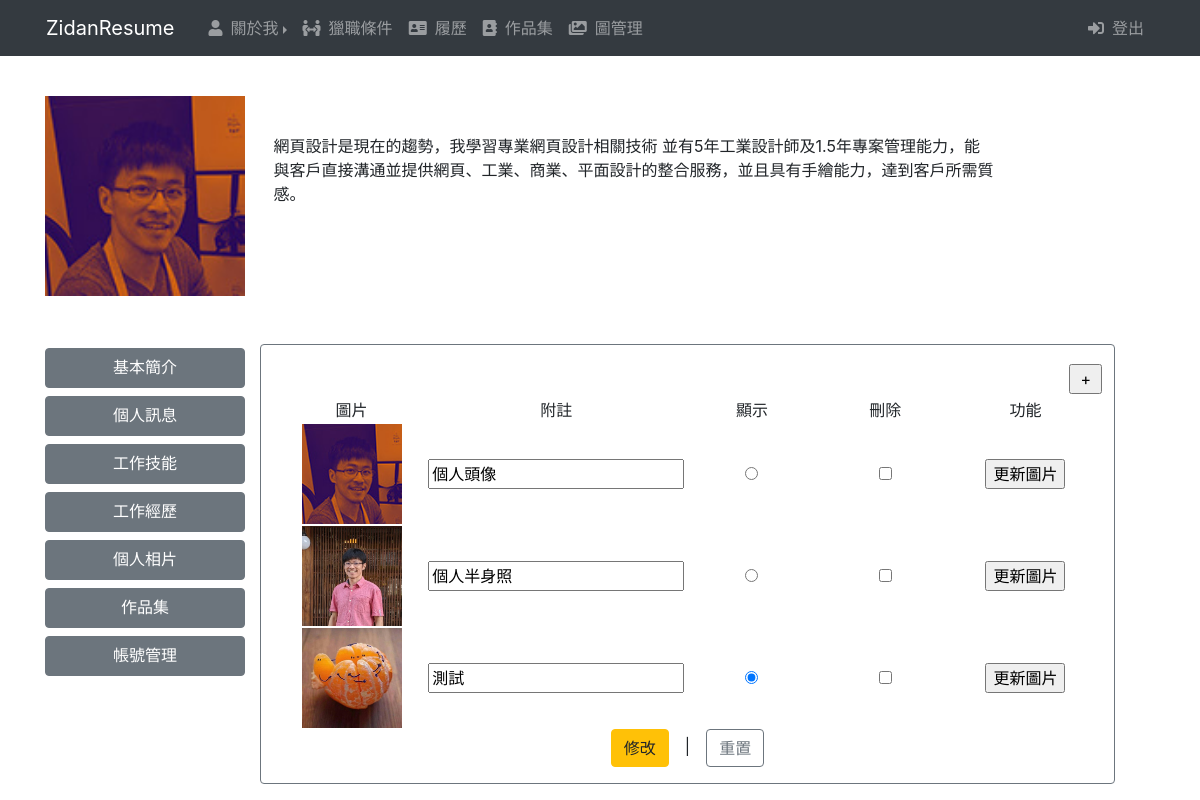
The app's page /admin.php, older data.
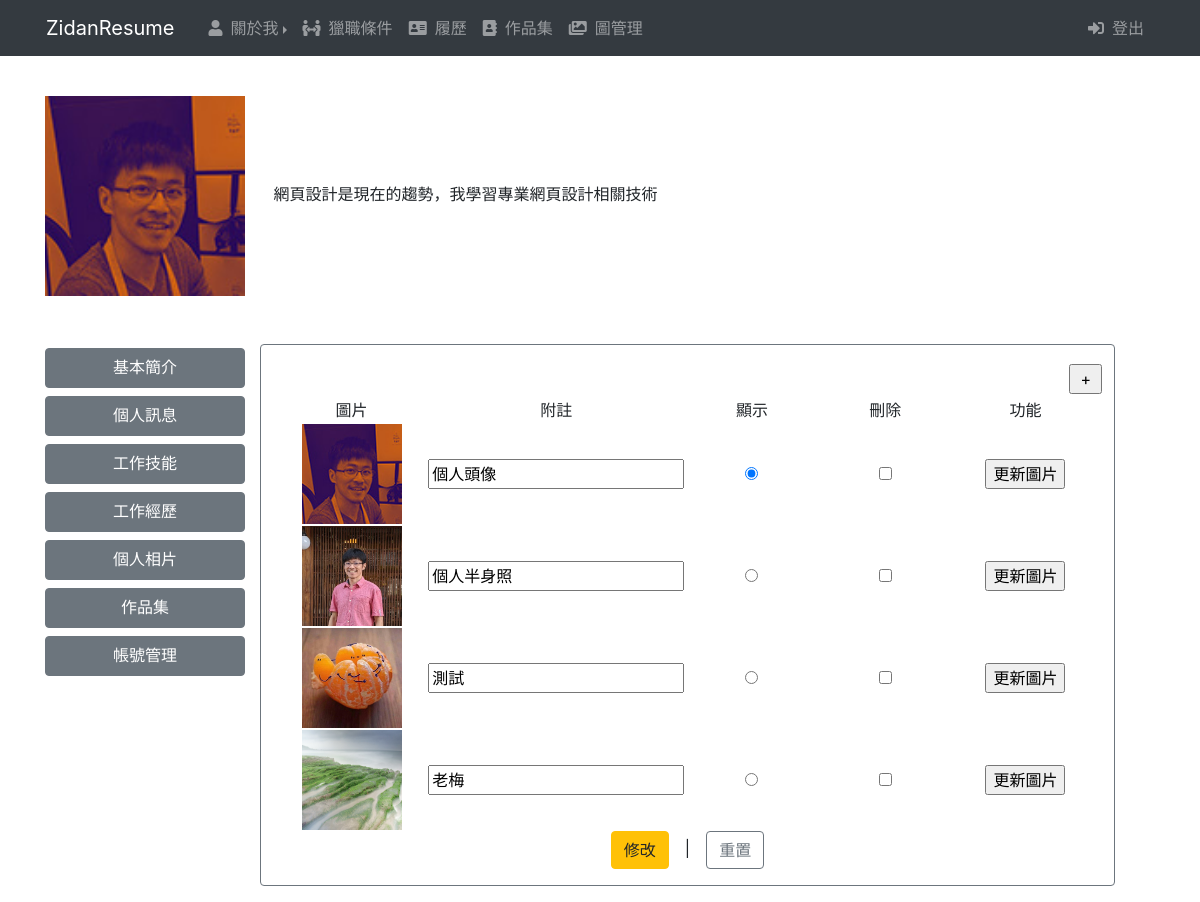
The same page, newer data.
### tables this page shows
CREATE TABLE `photo` (
  `id` int(10) UNSIGNED NOT NULL,
  `file` varchar(64) NOT NULL,
  `text` varchar(128) DEFAULT NULL,
  `sh` tinyint(1) UNSIGNED NOT NULL DEFAULT 1
);

CREATE TABLE `intro` (
  `id` int(10) UNSIGNED NOT NULL,
  `intro` varchar(256) NOT NULL,
  `sh` tinyint(1) UNSIGNED NOT NULL
);

### base.php (called while the page is built, shortened)
<?php
$dsn="mysql:host=localhost;charset=utf8;dbname=resume";
$pdo=new PDO($dsn,"root","");
function all($table,...$arg){
    global $pdo;
    $sql="select * from $table ";
    return $pdo->query($sql)->fetchAll();
}
function find($table,$arg){
    global $pdo;
    $sql="select * from $table ";
    if(is_array($arg)){
        $tmp=[];
        foreach($arg as $key => $value){
            $tmp[]=sprintf("`%s`='%s'",$key,$value);
        }
        $sql=$sql." where " . implode(" && ",$tmp);
    }else{
        $sql=$sql." where `id`='$arg'";
    }
    return $pdo->query($sql)->fetch(PDO::FETCH_ASSOC);
}

### admin/photo.php (the view, shortened to what this page needs)
<?php
    $table="photo";
?>
<form action="./api/edit.php" method="post">
<div style="float:right;"><input type="button" class="add" onclick="op('#cover','#cvr','./view/<?=$table;?>.php?table=<?=$table;?>')" value="+"></div>
    <table width="100%">
        <tr>
            <td style="width:20%;text-align:center;">圖片</td>
            <td style="width:20%;text-align:center;">附註</td>
            <td style="width:20%;text-align:center;">顯示</td>
            <td style="width:20%;text-align:center;">刪除</td>
            <td style="width:20%;text-align:center;">功能</td>
        </tr>
        <?php
            $photo=all($table);
            foreach ($photo as $p) {
        ?>
        <tr>
            <td style="width:20%;text-align:center;"><img src="./img/<?=$p['file'];?>" style="width:100px;height:100px;"></td>
            <td style="width:20%;text-align:center;"><input type="text" name="text[]" value="<?=$p['text'];?>"></td>
            <td style="width:20%;text-align:center;"><input type="radio" name="sh" value="<?=$p['id'];?>" <?=($p['sh']==1)?"checked":"";?>></td>
            <td style="width:20%;text-align:center;"><input type="checkbox" name="del[]" value="<?=$p['id'];?>"></td>
            <td style="width:20%;text-align:center;"><input type="button" onclick="op('#cover','#cvr','./view/update_<?=$table;?>.php?id=<?=$p['id'];?>&table=<?=$table;?>')" value="更新圖片"></td>
        </tr>
        <?php
               }
        ?>
    </table>
    <div class="text-center">
        <input class="btn btn-warning" type="submit" value="修改">　|　<input class="btn btn-outline-secondary" type="reset" value="重置">
    </div>
</form>

### admin.php (shortened to what this page needs)
<?php
  include_once "base.php";
?>
<!DOCTYPE html>
<html lang="en">
<head>
    <link rel="stylesheet" href="./plugins/bootstrap.css">
    <link rel="stylesheet" href="https://use.fontawesome.com/releases/v5.13.0/css/all.css">
    <link rel="stylesheet" href="./css/custom.css">
</head>
<body>
  <header class="bg-dark fixed-top">
    <nav class="navbar navbar-expand-md navbar-dark container">
      <a class="navbar-brand" href="./index.php">ZidanResume</a>
      <div class="collapse navbar-collapse" id="zinav">
        <ul class="navbar-nav" style="width:100%;">
          <li class="myleft-5">
            <ul class="myclear-le mycol-sm">
              <li class="nav-item myli-sm myliclear-md dropright">
                <a class="nav-link dropdown-toggle" href="#" data-toggle="dropdown" role="button"><i class="fas fa-user mr-2"></i>關於我</a>
              </li>
              <li class="nav-item myli-sm myliclear-md">
                <a class="nav-link" href="#"><i class="fas fa-people-arrows mr-2"></i>獵職條件</a>
              </li>
              <li class="nav-item myli-sm myliclear-md">
                <a class="nav-link" href="#"><i class="fas fa-address-card mr-2"></i>履歷</a>
              </li>
              <li class="nav-item myli-sm myliclear-md">
                <a class="nav-link" href="#"><i class="fas fa-address-book mr-2"></i>作品集</a>
              </li>
              <li class="nav-item myli-sm myliclear-md">
                <a class="nav-link" href="#"><i class="fas fa-images mr-2"></i>圖管理</a>
              </li>
            </ul>
          </li>
          <li class="myright-5">
            <ul style="list-style: none;">
              <li class="nav-item">
                <a class="nav-link" href="index.php" style="text-decoration:none;"><i class="fas fa-sign-in-alt mr-2"></i>登出</a>
              </li>
            </ul>
          </li>
        </ul>
      </div>
    </nav>
  </header>
    <section class="container pt-5 mt-5">
      <article class="d-flex flex-column justify-content-around">
        <div><img src="./img/<?=find('photo',['sh'=>1])['file']?>" style="width:200px;height:200px;">
            <div style="display:inline-block;width:65%;" class='mx-4'><?=find('intro',['sh'=>1])['intro'];?></div>
        </div>
      </article>
    </section>
    <section class="container pt-5">
        <artical class="row">
          <aside class="d-flex flex-column align-items-center" style="width:230px;">
            <div class="btn btn-secondary my-1" style="width:200px;height:2.5rem;font-size:1rem;">
              <a href="?do=intro" class="text-white" style="text-decoration:none;">基本簡介</a>
            </div>
            <div class="btn btn-secondary my-1" style="width:200px;height:2.5rem;font-size:1rem;">
              <a href="?do=msg" class="text-white" style="text-decoration:none;">個人訊息</a>
            </div>
            <div class="btn btn-secondary my-1" style="width:200px;height:2.5rem;font-size:1rem;">
              <a href="?do=skill" class="text-white" style="text-decoration:none;">工作技能</a>
            </div>
            <div class="btn btn-secondary my-1" style="width:200px;height:2.5rem;font-size:1rem;">
              <a href="?do=exp" class="text-white" style="text-decoration:none;">工作經歷</a>
            </div>
            <div class="btn btn-secondary my-1" style="width:200px;height:2.5rem;font-size:1rem;">
              <a href="?do=photo" class="text-white" style="text-decoration:none;">個人相片</a>
            </div>
            <div class="btn btn-secondary my-1" style="width:200px;height:2.5rem;font-size:1rem;">
              <a href="?do=item" class="text-white" style="text-decoration:none;">作品集</a>
            </div>
            <div class="btn btn-secondary my-1" style="width:200px;height:2.5rem;font-size:1rem;">
              <a href="?do=user" class="text-white" style="text-decoration:none;">帳號管理</a>
            </div>
          </aside>
          <aside class="card border-secondary mb-3 col-12 col-sm-9 col-md-9">
            <div class="my-3">
                    <?php
                        $do=(!empty($_GET['do']))?$_GET['do']:"photo";
                        $path="./admin/".$do.".php";
                        if(file_exists($path)){
                          include $path;
                        }else{
                          include "./admin/photo.php";
                        }
                    ?>
            </div>
          </aside>
        </artical>
    </section>
</body>
</html>

### css/custom.css (style rules this page uses)
.myleft-5 { display: flex !important; flex-flow: row wrap !important; list-style: none; }
.myright-5 { position: absolute; right: 18px; display: flex !important; flex-flow: row wrap !important; list-style: none; }
.myclear-le { list-style: none; padding-left: 10px; display: flex; flex-flow: column wrap; }
@media (min-width: 576px) { .mycol-sm { max-width: 100%; display: flex; flex-flow: row wrap; } }
.myli-sm { padding-right: 15px; }
@media (min-width: 768px) { .myliclear-md { padding-right: 0px; } }

### admin/photo.php (style rules this page uses)
.add { width:100%; height:100%; margin:3px; }

Row changes from the older to the newer data that the page shows:
computed for photo "個人頭像": sh "☐" → "☑"
changed intro: intro "網頁設計是現在的趨勢，我學習專業網頁設計相關技術 並有5年工業設計師及1.5年專案管理能力，能與客戶直接溝通並提供網頁、工業、商業、平面設計的整合服務，並且具有手繪能力，達到客戶所需質感。" → "網頁設計是現在的趨勢，我學習專業網頁設計相關技術"
changed photo "測試": sh "☑" → "☐"
added photo: file (picture), text "老梅"
